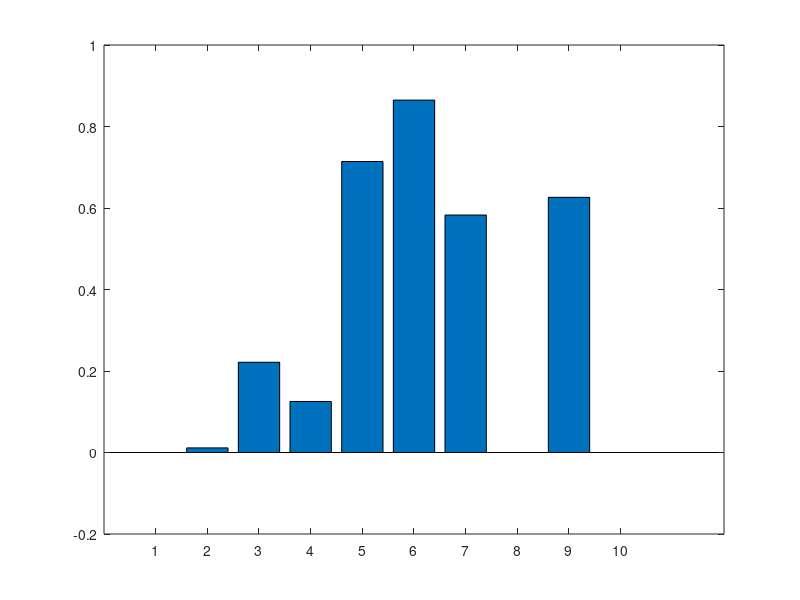

Reproduce this figure in MATLAB. (Note: this script raises an error after producing the figure.)
%Moment arms (in m). Order: 
% 1. hip, 2. knee, 3. ankle in columns
MomentArms=[3.4 0 0; ... iliacus
    4.2 4.3 0; ... rectus femoris
    -5.6 -3.3 0;... biceps femoris
    -4.8 -4.0 0;... semitendinosus
    -6.0 0 0; ... gluteus maximus
    0 3.9 0;... vastus lateralis
    0 3.8 0;... vastus medialis
    0 -1.8 -4.7;... gastrocnemius lateralis
    0 0 -4.5;... soleus
    0 0 4.2]*0.01; % tibialis anterior

% Maximum isometric forces. Same order as the moment arms
Fiso=[1073; 1169; 804; 1288; 1000; 1871; 1294; 683; 3549; 905];

% Given moments at the hip, knee and ankle
M=[-60; 80; -100];

%% quadprog (from quadratic programming) in MATLAB solves a quadratic programming problem
% One can call it as follows: X = quadprog(H,f,A,b,Aeq,beq,LB,UB,X0,OPTIONS)
% It solves the following problem:
% min 0.5*x'*H*x + f'*x   subject to:  A*x <= b 

% So, in our case, x are the muscle activations (10 muscle activations), 
% which are our design variables (variables to be optimized), 
% H=2*ones(nmuscles, nmuscles), f=zeros(nmuscles,1), A and b do not apply, 
% since we do not have inequality constraints in our problem; and 
% Aeq will be the moment arms and beq the given joint moments

nmuscles=10; %we have 10 muscles
H=2*eye(nmuscles,nmuscles); 
f=zeros(nmuscles,1);
A=[];
b=[];
Aeq=(MomentArms').*Fiso'; %note that x is a vector of 10 rows, so 
    % MomentArms variable needs to be transposed
beq=M;
%muscle activations are bounded between 0 (lower bound - lb) and 1 (upper
%bound - 1)
lb=zeros(nmuscles,1);
ub=ones(nmuscles,1);

%Solve the problem
sol=quadprog(H,f,A,b,Aeq,beq,lb,ub);

% Calculate joint moments from the solution to check if the statement of
% the problem is satisfied
Moment_sol=sum(MomentArms.*sol.*Fiso);

%% Plot muscle activations
figure
muscle_labels={'ili','rf','bf','semim','glumax','vaslat','vasmed','gaslat','sol','tibant'};
bar(sol);
set(gca,'XTick',[1:10],'XTickLabels', muscle_labels);
ylabel('muscle activations []');
title('Muscle activations');
set(gcf,'Position',[1,297,559.3,344]);

%% Plot muscle forces
figure
muscle_labels={'ili','rf','bf','semim','glumax','vaslat','vasmed','gaslat','sol','tibant'};
bar(sol.*Fiso);
set(gca,'XTick',[1:10],'XTickLabels', muscle_labels);
ylabel('muscle forces []');
title('Muscle forces');
set(gcf,'Position',[667,295,612,343.3]);

%% Resultant joint moments
figure
joint_moments={'hip','knee','ankle'};
bar(Moment_sol);
set(gca,'XTick',[1:3],'XTickLabels', joint_moments);
ylabel('Joint Moments [Nm]');
title('Joint moments');
set(gcf,'Position',[386.3,42.3,434.7,294.7]);
